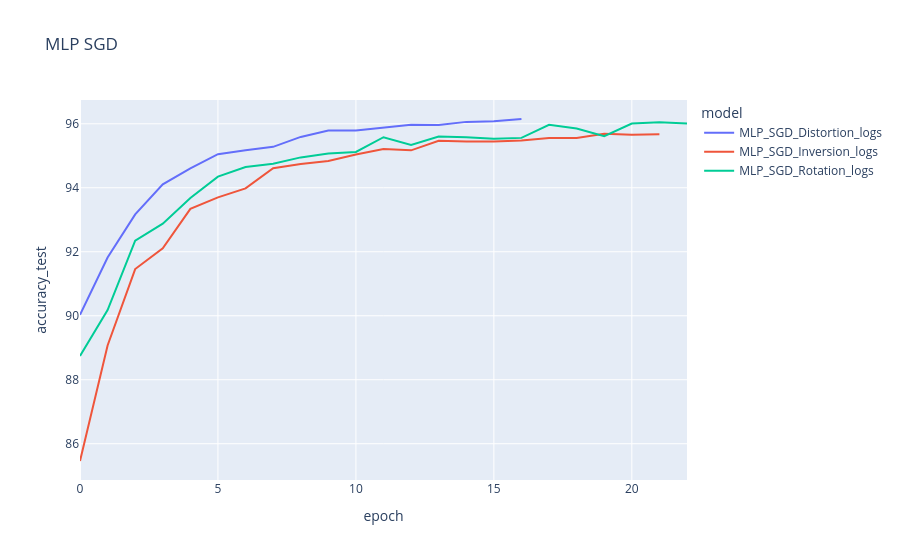

The notebook cell saved with this chart:
### Markdown cell above
### Comparing Augmentation on optimizers techniques

### Code cell
frames = []
for name, table in mlp_data_col.items():
    if "SGD" in name:
        frames.append(
            pd.DataFrame({
                'epoch': table['epoch'],
                'accuracy_test': table['accuracy_test'],
                'model': name
            })
        )

fig = px.line(pd.concat(frames), x="epoch", y="accuracy_test", color="model", title="MLP SGD")
fig.show()

### Figure 1 — Plotly figure (JSON) as saved in the notebook; plotly's stock layout.template omitted (floating-point values rounded to 4 significant figures)
{"data": [{"hovertemplate": "model=MLP_SGD_Distortion_logs<br>epoch=%{x}<br>accuracy_test=%{y}<extra></extra>", "legendgroup": "MLP_SGD_Distortion_logs", "line": {"color": "#636efa", "dash": "solid"}, "marker": {"symbol": "circle"}, "mode": "lines", "name": "MLP_SGD_Distortion_logs", "orientation": "v", "showlegend": true, "type": "scatter", "x": [0, 1, 2, 3, 4, 5, 6, 7, 8, 9, 10, 11, 12, 13, 14, 15, 16], "xaxis": "x", "y": [90.03, 91.82, 93.17, 94.11, 94.61, 95.05, 95.17, 95.28, 95.59, 95.79, 95.79, 95.88, 95.97, 95.96, 96.06, 96.08, 96.15], "yaxis": "y"}, {"hovertemplate": "model=MLP_SGD_Inversion_logs<br>epoch=%{x}<br>accuracy_test=%{y}<extra></extra>", "legendgroup": "MLP_SGD_Inversion_logs", "line": {"color": "#EF553B", "dash": "solid"}, "marker": {"symbol": "circle"}, "mode": "lines", "name": "MLP_SGD_Inversion_logs", "orientation": "v", "showlegend": true, "type": "scatter", "x": [0, 1, 2, 3, 4, 5, 6, 7, 8, 9, 10, 11, 12, 13, 14, 15, 16, 17, 18, 19, 20, 21], "xaxis": "x", "y": [85.46, 89.07, 91.46, 92.11, 93.34, 93.7, 93.98, 94.61, 94.74, 94.84, 95.04, 95.21, 95.17, 95.47, 95.45, 95.45, 95.48, 95.56, 95.56, 95.69, 95.66, 95.67], "yaxis": "y"}, {"hovertemplate": "model=MLP_SGD_Rotation_logs<br>epoch=%{x}<br>accuracy_test=%{y}<extra></extra>", "legendgroup": "MLP_SGD_Rotation_logs", "line": {"color": "#00cc96", "dash": "solid"}, "marker": {"symbol": "circle"}, "mode": "lines", "name": "MLP_SGD_Rotation_logs", "orientation": "v", "showlegend": true, "type": "scatter", "x": [0, 1, 2, 3, 4, 5, 6, 7, 8, 9, 10, 11, 12, 13, 14, 15, 16, 17, 18, 19, 20, 21, 22], "xaxis": "x", "y": [88.74, 90.18, 92.35, 92.88, 93.68, 94.35, 94.65, 94.75, 94.95, 95.07, 95.12, 95.58, 95.34, 95.6, 95.58, 95.53, 95.56, 95.97, 95.85, 95.61, 96.01, 96.05, 96.01], "yaxis": "y"}], "layout": {"legend": {"title": {"text": "model"}, "tracegroupgap": 0}, "title": {"text": "MLP SGD"}, "xaxis": {"anchor": "y", "domain": [0, 1], "title": {"text": "epoch"}}, "yaxis": {"anchor": "x", "domain": [0, 1], "title": {"text": "accuracy_test"}}}}
